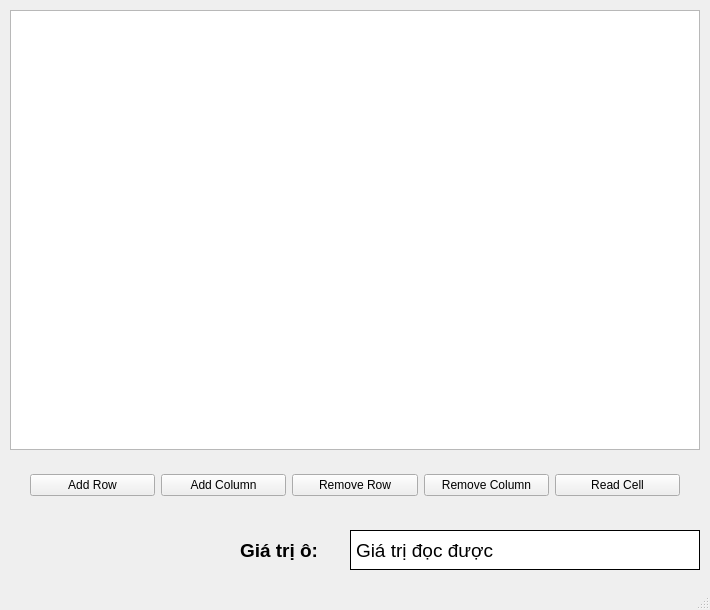
<?xml version="1.0" encoding="UTF-8"?>
<ui version="4.0">
 <class>MainWindow</class>
 <widget class="QMainWindow" name="MainWindow">
  <property name="geometry">
   <rect>
    <x>0</x>
    <y>0</y>
    <width>710</width>
    <height>610</height>
   </rect>
  </property>
  <property name="windowTitle">
   <string>MainWindow</string>
  </property>
  <widget class="QWidget" name="centralwidget">
   <widget class="QWidget" name="gridWidget" native="true">
    <property name="geometry">
     <rect>
      <x>30</x>
      <y>460</y>
      <width>650</width>
      <height>50</height>
     </rect>
    </property>
    <layout class="QGridLayout" name="gridLayout_3" rowstretch="0,0" columnstretch="0,0,0,0,0" rowminimumheight="0,0" columnminimumwidth="0,0,0,0,0">
     <property name="sizeConstraint">
      <enum>QLayout::SetDefaultConstraint</enum>
     </property>
     <item row="0" column="0">
      <widget class="QPushButton" name="btn_addRow">
       <property name="text">
        <string>Add Row</string>
       </property>
      </widget>
     </item>
     <item row="0" column="2">
      <widget class="QPushButton" name="btn_removeRow">
       <property name="text">
        <string>Remove Row</string>
       </property>
      </widget>
     </item>
     <item row="0" column="3">
      <widget class="QPushButton" name="btn_removeColumn">
       <property name="text">
        <string>Remove Column</string>
       </property>
      </widget>
     </item>
     <item row="0" column="1">
      <widget class="QPushButton" name="btn_addColumn">
       <property name="text">
        <string>Add Column</string>
       </property>
      </widget>
     </item>
     <item row="0" column="4">
      <widget class="QPushButton" name="btn_readCell">
       <property name="text">
        <string>Read Cell</string>
       </property>
      </widget>
     </item>
    </layout>
   </widget>
   <widget class="QTableWidget" name="tableWidget">
    <property name="geometry">
     <rect>
      <x>10</x>
      <y>10</y>
      <width>690</width>
      <height>440</height>
     </rect>
    </property>
    <attribute name="horizontalHeaderDefaultSectionSize">
     <number>120</number>
    </attribute>
    <attribute name="horizontalHeaderShowSortIndicator" stdset="0">
     <bool>false</bool>
    </attribute>
   </widget>
   <widget class="QLabel" name="lbl_readCell">
    <property name="geometry">
     <rect>
      <x>350</x>
      <y>530</y>
      <width>350</width>
      <height>40</height>
     </rect>
    </property>
    <property name="font">
     <font>
      <pointsize>14</pointsize>
     </font>
    </property>
    <property name="styleSheet">
     <string notr="true">QLabel#lbl_readCell{
	border: 1px solid rgb(0, 0, 0);
	background-color: rgb(255, 255, 255);
}</string>
    </property>
    <property name="text">
     <string>Giá trị đọc được</string>
    </property>
   </widget>
   <widget class="QLabel" name="lbl_text">
    <property name="geometry">
     <rect>
      <x>240</x>
      <y>530</y>
      <width>101</width>
      <height>40</height>
     </rect>
    </property>
    <property name="font">
     <font>
      <pointsize>14</pointsize>
      <weight>75</weight>
      <bold>true</bold>
     </font>
    </property>
    <property name="text">
     <string>Giá trị ô: </string>
    </property>
   </widget>
  </widget>
  <widget class="QStatusBar" name="statusbar"/>
 </widget>
 <resources/>
 <connections/>
</ui>
